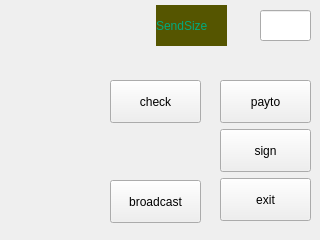
<?xml version="1.0" encoding="UTF-8"?>
<ui version="4.0">
 <class>Form4</class>
 <widget class="QWidget" name="Form4">
  <property name="geometry">
   <rect>
    <x>0</x>
    <y>0</y>
    <width>320</width>
    <height>240</height>
   </rect>
  </property>
  <property name="windowTitle">
   <string>Form</string>
  </property>
  <widget class="QPushButton" name="pushButton_payto">
   <property name="geometry">
    <rect>
     <x>220</x>
     <y>80</y>
     <width>91</width>
     <height>43</height>
    </rect>
   </property>
   <property name="text">
    <string>payto</string>
   </property>
  </widget>
  <widget class="QPushButton" name="pushButton_sign">
   <property name="geometry">
    <rect>
     <x>220</x>
     <y>129</y>
     <width>91</width>
     <height>43</height>
    </rect>
   </property>
   <property name="text">
    <string>sign</string>
   </property>
  </widget>
  <widget class="QPushButton" name="pushButton_exit">
   <property name="geometry">
    <rect>
     <x>220</x>
     <y>178</y>
     <width>91</width>
     <height>43</height>
    </rect>
   </property>
   <property name="text">
    <string>exit</string>
   </property>
  </widget>
  <widget class="QLineEdit" name="lineEdit">
   <property name="geometry">
    <rect>
     <x>260</x>
     <y>10</y>
     <width>51</width>
     <height>31</height>
    </rect>
   </property>
  </widget>
  <widget class="QPushButton" name="pushButton_broadcast">
   <property name="geometry">
    <rect>
     <x>110</x>
     <y>180</y>
     <width>91</width>
     <height>43</height>
    </rect>
   </property>
   <property name="text">
    <string>broadcast</string>
   </property>
  </widget>
  <widget class="QPushButton" name="pushButton_check">
   <property name="geometry">
    <rect>
     <x>110</x>
     <y>80</y>
     <width>91</width>
     <height>43</height>
    </rect>
   </property>
   <property name="text">
    <string>check</string>
   </property>
  </widget>
  <widget class="QLabel" name="label">
   <property name="geometry">
    <rect>
     <x>156</x>
     <y>5</y>
     <width>71</width>
     <height>41</height>
    </rect>
   </property>
   <property name="styleSheet">
    <string notr="true">background-color: rgb(85, 85, 0);
font: 9pt &quot;Sans Serif&quot;;
color: rgb(0, 170, 127);</string>
   </property>
   <property name="text">
    <string>SendSize</string>
   </property>
  </widget>
 </widget>
 <resources/>
 <connections/>
</ui>
